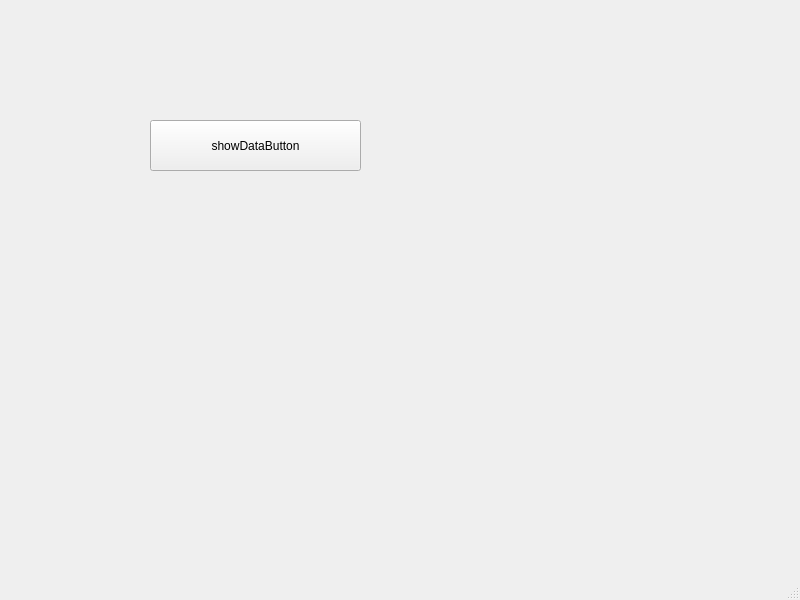
<?xml version="1.0" encoding="UTF-8"?>
<ui version="4.0">
 <class>MainWindow</class>
 <widget class="QMainWindow" name="MainWindow">
  <property name="geometry">
   <rect>
    <x>0</x>
    <y>0</y>
    <width>800</width>
    <height>600</height>
   </rect>
  </property>
  <property name="windowTitle">
   <string>MainWindow</string>
  </property>
  <widget class="QWidget" name="centralwidget">
   <widget class="QPushButton" name="pushButton">
    <property name="geometry">
     <rect>
      <x>150</x>
      <y>120</y>
      <width>211</width>
      <height>51</height>
     </rect>
    </property>
    <property name="text">
     <string>showDataButton</string>
    </property>
   </widget>
  </widget>
  <widget class="QMenuBar" name="menubar">
   <property name="geometry">
    <rect>
     <x>0</x>
     <y>0</y>
     <width>800</width>
     <height>26</height>
    </rect>
   </property>
  </widget>
  <widget class="QStatusBar" name="statusbar"/>
 </widget>
 <resources/>
 <connections/>
</ui>
